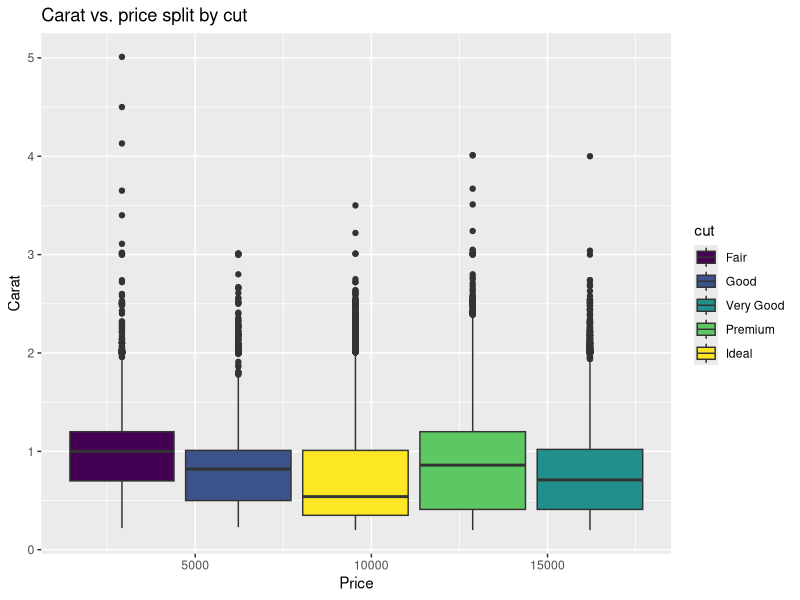

Write the R code that produced this figure.
library(tidyverse)

ggplot(diamonds) + 
  geom_boxplot(aes(x = price, y = carat, fill = cut)) + 
  ggtitle("Carat vs. price split by cut") + 
  xlab("Price") + 
  ylab("Carat")
